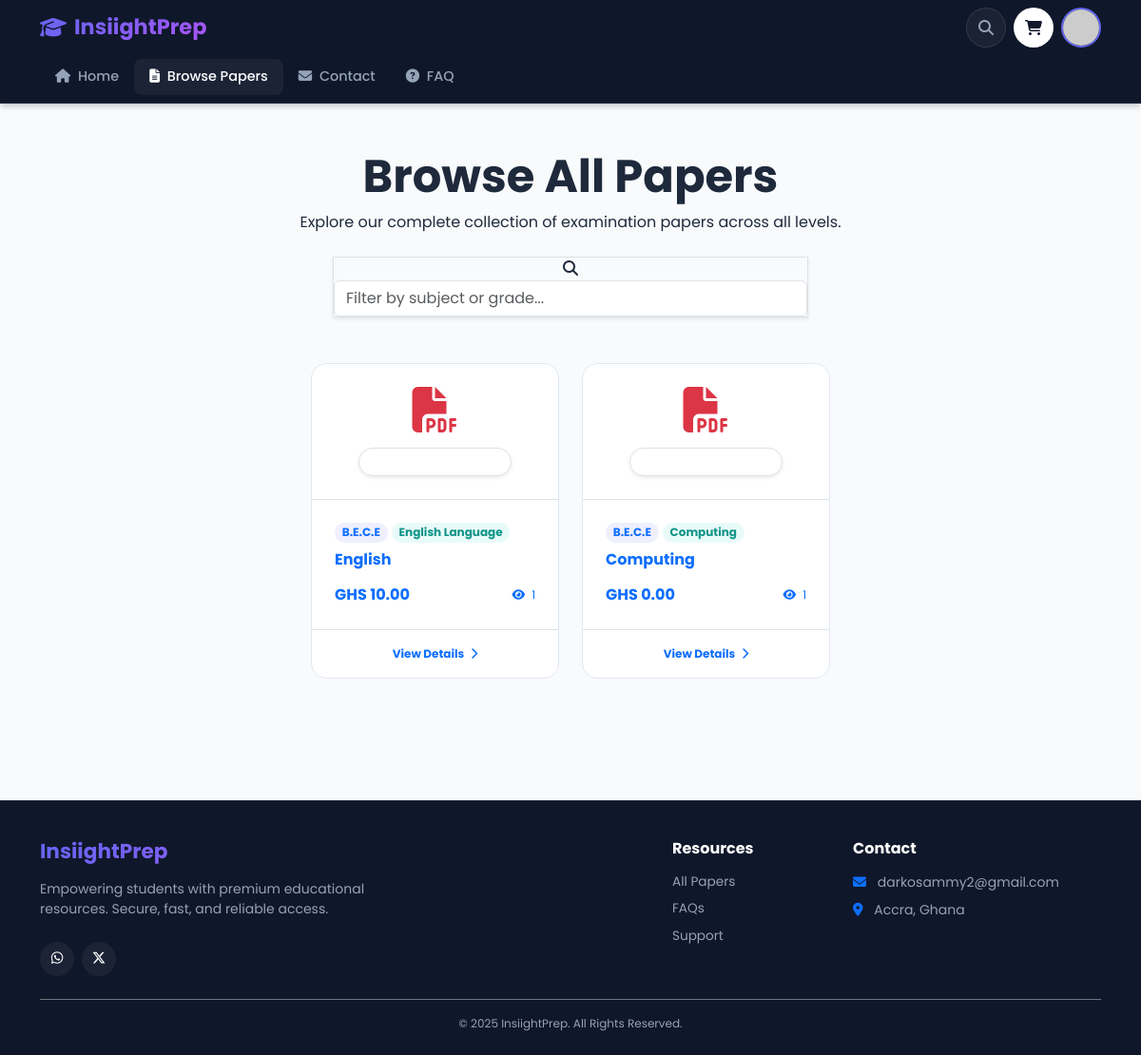
The app's page /papers/ (signed in), older data.
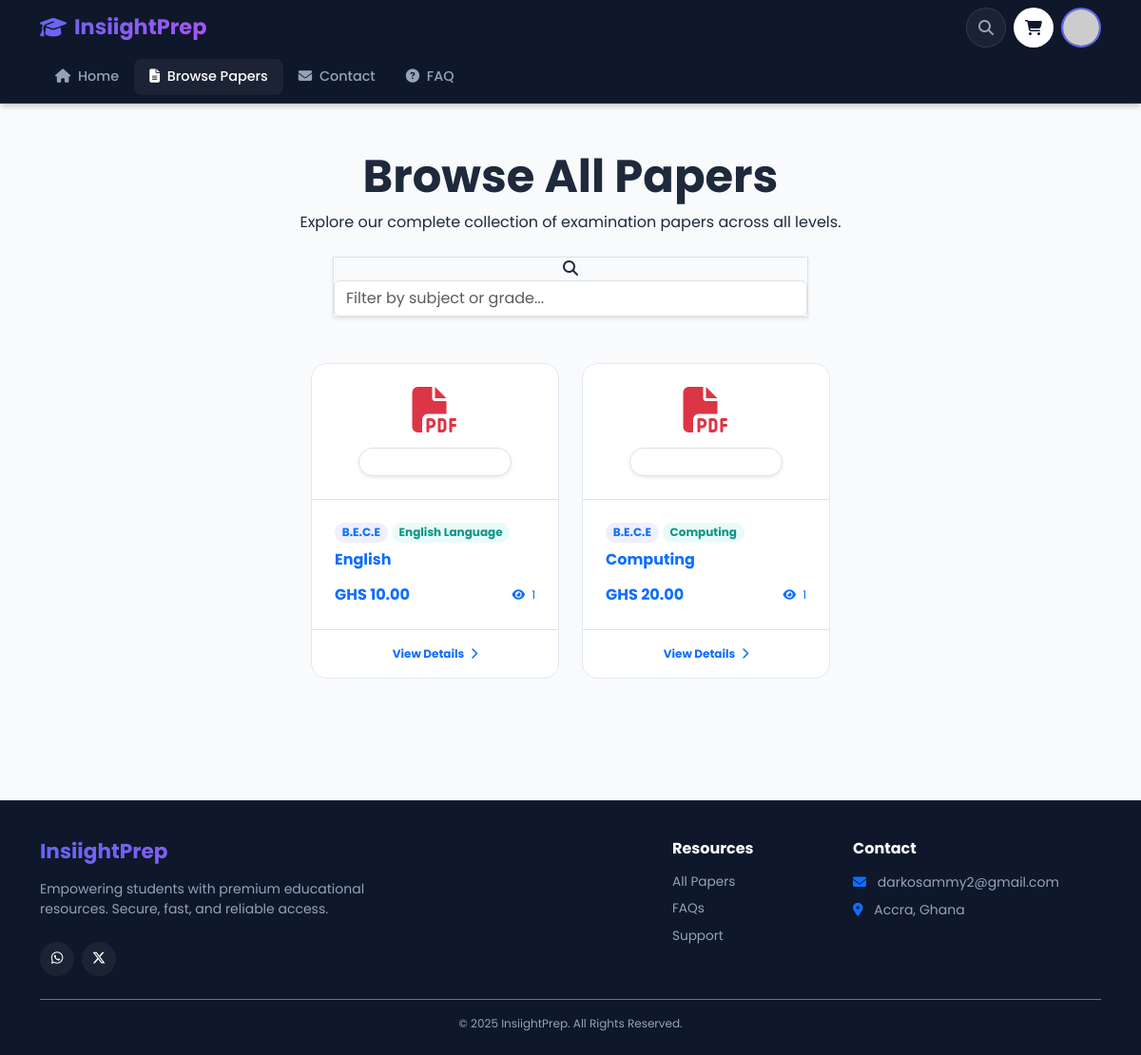
The same page, newer data.
### shop/models.py (models this page shows, shortened)
class QuestionPaper(models.Model):
    title = models.CharField(max_length=200)
    description = models.TextField(blank=True)
    class_level = models.ForeignKey(Classes, related_name='papers', on_delete=models.PROTECT)
    term = models.ForeignKey(Term, related_name='papers', on_delete=models.PROTECT)
    subject = models.ForeignKey(Subject, related_name='papers', on_delete=models.PROTECT)
    slug = models.SlugField(max_length=200, unique=True, blank=True)
    year = models.IntegerField(default=timezone.now().year)
    exam_type = models.CharField(
        max_length=50,
        choices=[
            ('midterm', 'Mid-Term Exam'),
            ('endterm', 'End-Term Exam'),
            ('cat', 'CAT'),
            ('assignment', 'Assignment'),
            ('final', 'Final Exam'),
            ('mock', 'Mock Exam'),
            ('others', 'Others'),
        ],
        default='endterm'
    )
    price = models.DecimalField(max_digits=10, decimal_places=2)
    pdf_file = models.FileField(upload_to='question_papers/', max_length=500)
    password = models.CharField(max_length=50, blank=True)
    is_paid = models.BooleanField(default=True)
    is_available = models.BooleanField(default=True)
    file_size = models.CharField(max_length=20, blank=True, editable=False)
    pages = models.IntegerField(default=1)
    created_at = models.DateTimeField(auto_now_add=True)
    updated_at = models.DateTimeField(auto_now=True)
    views = models.IntegerField(default=0)
    class Meta:
        ordering = ('class_level', 'term', 'subject', 'title')
        verbose_name = 'Question Paper'
        verbose_name_plural = 'Question Papers'
    def get_absolute_url(self):
        return reverse('shop:paper_detail', args=[self.class_level.slug, self.term.slug, self.subject.slug, self.slug])

class Classes(models.Model):
    name = models.CharField(max_length=100, help_text="e.g., JHS 1, Basic 7")
    slug = models.SlugField(max_length=100, unique=True)
    description = models.TextField(blank=True)
    class Meta:
        verbose_name = 'Class (Grade)'
        verbose_name_plural = 'Classes (Grades)'
        ordering = ('name',)

class Subject(models.Model):
    name = models.CharField(max_length=100)
    slug = models.SlugField(max_length=100, unique=True)
    class Meta:
        verbose_name_plural = 'Subjects'
        ordering = ('name',)

### shop/views.py (the view)
# urls.py: path('papers/', views.all_papers, name='all_papers'),
def all_papers(request):
    return render(request, 'shop/all_papers.html', {'papers': QuestionPaper.objects.filter(is_available=True).order_by('-created_at')[:50]})

### shop/cart.py (called while the page is built)
    def __len__(self):
        return sum(item['quantity'] for item in self.cart.values())

### shop/context_processors.py (called while the page is built)
def current_year(request):
    return {
        'current_year': timezone.now().year
    }

def cart(request):
    return {'cart': Cart(request)}

### shop/templates/shop/all_papers.html (shortened to what this page needs)
{% extends 'base.html' %}
{% load static %}
{% block content %}
<div class="container py-5">
    <div class="text-center mb-5 animate__animated animate__fadeIn">
        <h1 class="display-5 fw-bold mb-2">
            <span class="text-primary-gradient">Browse</span> All Papers
        </h1>
        <p class="text-slate-500">Explore our complete collection of examination papers across all levels.</p>
        <div class="mt-4 mx-auto" style="max-width: 500px;">
            <form action="{% url 'shop:search_papers' %}" method="GET">
                <div class="search-container shadow-sm border">
                    <i class="fas fa-search search-icon"></i>
                    <input type="text" name="q" class="form-control search-input" placeholder="Filter by subject or grade..." value="{{ request.GET.q }}">
                </div>
            </form>
        </div>
    </div>
    {% if papers %}
        <div class="row g-4 mb-5 justify-content-center">
            {% for paper in papers %}
                <div class="col-md-6 col-lg-4 col-xl-3 animate__animated animate__fadeInUp" style="animation-delay: {{ forloop.counter0|add:1 }}00ms">
                    <a href="{{ paper.get_absolute_url }}" class="text-decoration-none group">
                        <div class="modern-card h-100 p-0 overflow-hidden">
                            <div class="p-4 bg-slate-50 text-center border-bottom">
                                <i class="fas fa-file-pdf text-danger fa-3x mb-3 animate__animated group-hover:animate__pulse"></i>
                                <div class="badge rounded-pill bg-white text-slate-600 shadow-sm px-3 py-2 border">
                                </div>
                            </div>
                            <div class="p-4">
                                <div class="d-flex gap-1 mb-2 flex-wrap">
                                    <span class="badge bg-primary-soft text-primary x-small rounded-pill">{{ paper.class_level.name }}</span>
                                    <span class="badge bg-teal-soft text-teal x-small rounded-pill">{{ paper.subject.name }}</span>
                                </div>
                                <h6 class="fw-bold text-slate-800 mb-3 group-hover:text-primary transition-colors">
                                    {{ paper.title|truncatechars:45 }}
                                </h6>
                                <div class="d-flex justify-content-between align-items-center mt-auto">
                                    <div>
                                        {% if paper.is_paid %}
                                            <span class="fw-bold text-slate-900">GHS {{ paper.price }}</span>
                                        {% else %}
                                            <span class="text-success fw-bold x-small uppercase tracking-wider">Free</span>
                                        {% endif %}
                                    </div>
                                    <div class="text-slate-400 x-small">
                                        <i class="fas fa-eye me-1"></i> {{ paper.views }}
                                    </div>
                                </div>
                            </div>
                            <div class="p-3 bg-slate-50 border-top text-center x-small fw-bold text-primary">
                                View Details <i class="fas fa-chevron-right ms-1"></i>
                            </div>
                        </div>
                    </a>
                </div>
            {% endfor %}
        </div>
    {% endif %}
</div>
{% endblock %}

Row changes from the older to the newer data that the page shows:
changed QuestionPaper "Computing": price "0.00" → "20.00"
